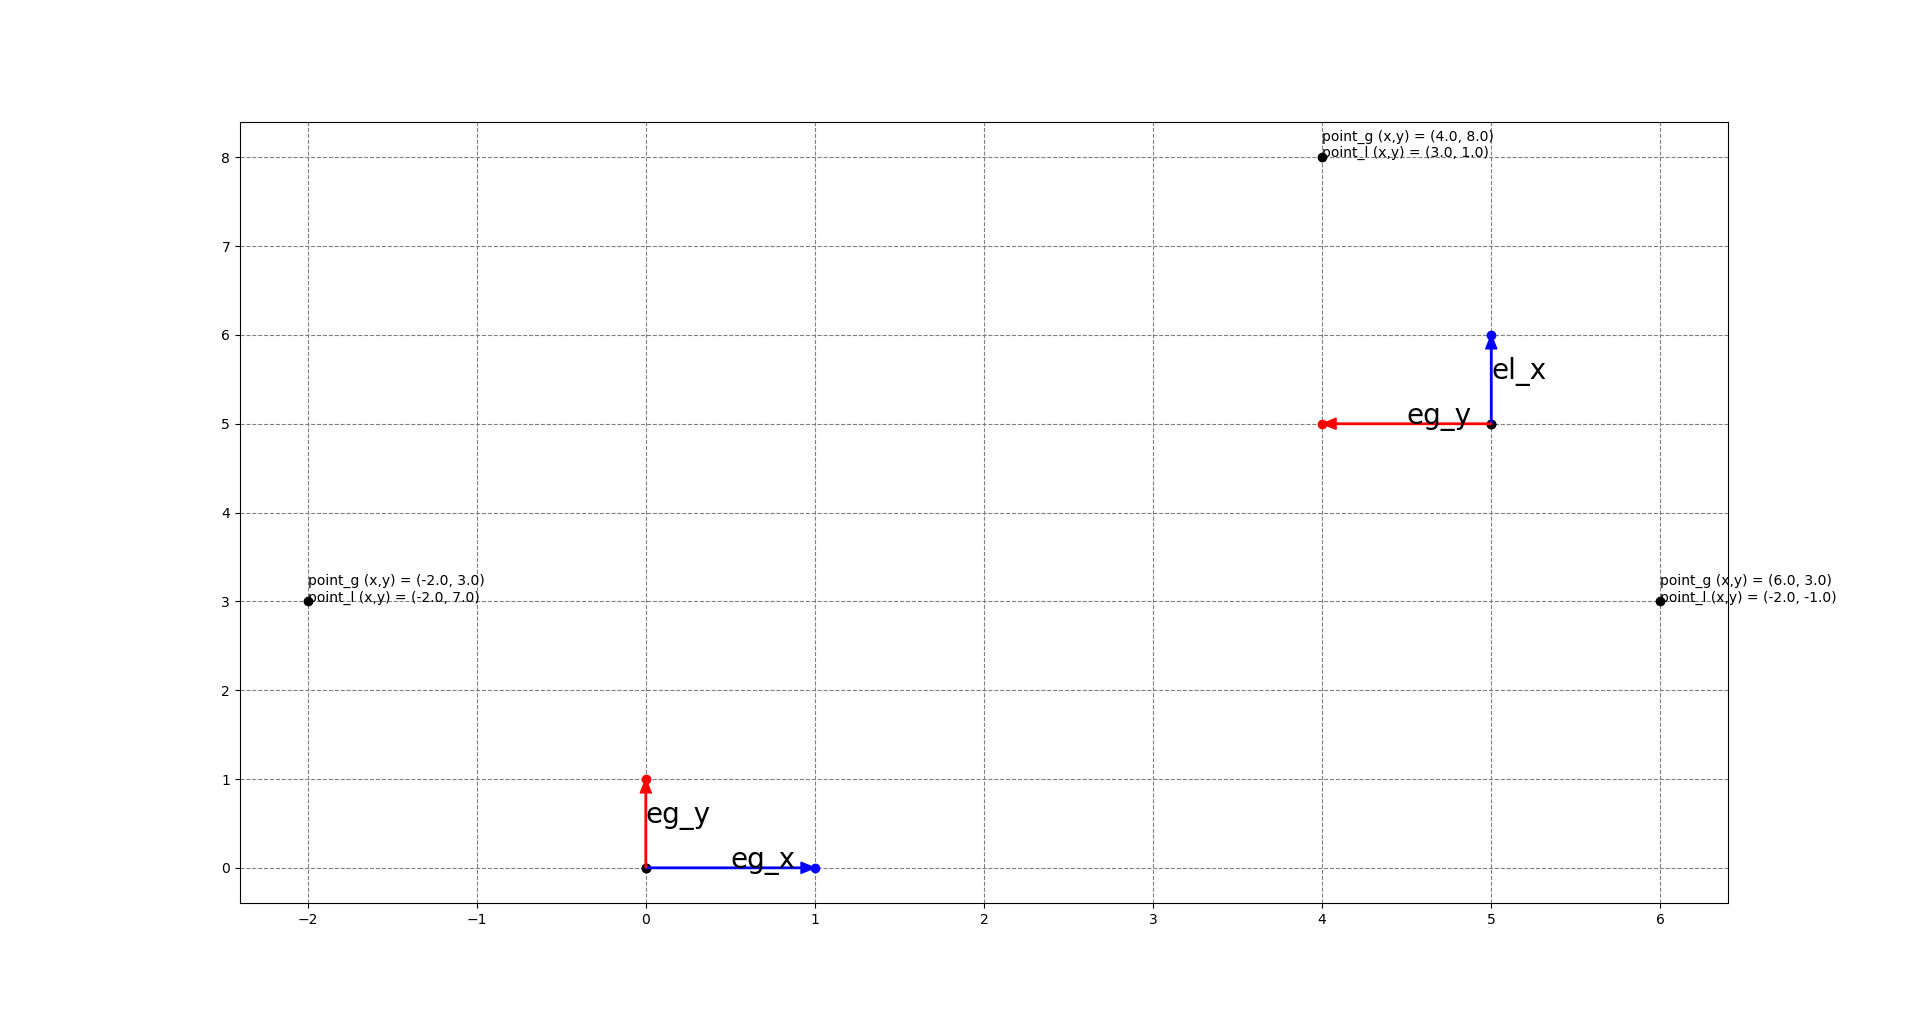

Generate this figure with Python:
import numpy as np
import matplotlib.pyplot as plt

# axis0
eg = np.array([[1, 0], [0, 1]])
g_origin = np.array([0, 0])
eg_x = {'start': g_origin,'end': [g_origin[0] + eg[0][0], g_origin[1] + eg[0][1]]}
eg_y = {'start': g_origin,'end': [g_origin[0] + eg[1][0], g_origin[1] + eg[1][1]]}

# axis1
theta = np.deg2rad(90)
Rot= np.array([[np.cos(theta), -np.sin(theta)],[np.sin(theta), np.cos(theta)]])
gl = np.dot(Rot, eg)
l_origin = np.array([5, 5])
el_x = {'start': l_origin,'end': [l_origin[0] + gl[0][0], l_origin[1] + gl[1][0]]}
el_y = {'start': l_origin,'end': [l_origin[0] + gl[0][1], l_origin[1] + gl[1][1]]}

# point_g
point_g = np.array([[-2, 4, 6], [3, 8, 3]])
print("point_g")
print(point_g)

# calc 
T = l_origin - g_origin
M = Rot
# point_l = np.dot(M.T, point_g)[:,0] - np.dot(M.T, T)
point_l_ = np.array( [np.dot(M.T, point_g)[:,0] - np.dot(M.T, T), np.dot(M.T, point_g)[:,1] - np.dot(M.T, T), np.dot(M.T, point_g)[:,2] - np.dot(M.T, T)])
print(point_l_)
print("point_l")
print(point_l_.T)
point_l = point_l_.T

fig_dpi = 100
fig_w_px = 1920
fig_h_px = 1080
fig = plt.figure( dpi=fig_dpi, figsize=(fig_w_px/fig_dpi, fig_h_px/fig_dpi))
ax1 = fig.add_subplot(1, 1, 1)

name1 = ""
# axis0
ax1.plot(*eg_x['start'], 'o', color="black")
ax1.plot(*eg_x['end'], 'o', color="blue")
ax1.annotate('', xy=eg_x['end'], xytext=eg_x['start'],
                arrowprops=dict(shrink=0, width=1, headwidth=8, 
                                headlength=10, connectionstyle='arc3',
                                facecolor='blue', edgecolor='blue'))

ax1.plot(*eg_y['start'], 'o', color="black")
ax1.plot(*eg_y['end'], 'o', color="red")
ax1.annotate('', xy=eg_y['end'], xytext=eg_y['start'],
                arrowprops=dict(shrink=0, width=1, headwidth=8, 
                                headlength=10, connectionstyle='arc3',
                                facecolor='red', edgecolor='red'))

p_show = ( eg_x['start'] + eg_x['end'] ) / 2
ax1.annotate('eg_x', xy=p_show, size=20)
p_show = ( eg_y['start'] + eg_y['end'] ) / 2
ax1.annotate('eg_y', xy=p_show, size=20)

# axis1
ax1.plot(*el_x['start'], 'o', color="black")
ax1.plot(*el_x['end'], 'o', color="blue")
ax1.annotate('', xy=el_x['end'], xytext=el_x['start'],
                arrowprops=dict(shrink=0, width=1, headwidth=8, 
                                headlength=10, connectionstyle='arc3',
                                facecolor='blue', edgecolor='blue'))

ax1.plot(*el_y['start'], 'o', color="black")
ax1.plot(*el_y['end'], 'o', color="red")
ax1.annotate('', xy=el_y['end'], xytext=el_y['start'],
                arrowprops=dict(shrink=0, width=1, headwidth=8, 
                                headlength=10, connectionstyle='arc3',
                                facecolor='red', edgecolor='red'))

p_show = ( el_x['start'] + el_x['end'] ) / 2
ax1.annotate('el_x', xy=p_show, size=20)
p_show = ( el_y['start'] + el_y['end'] ) / 2
ax1.annotate('eg_y', xy=p_show, size=20)

ax1.plot(point_g[0],point_g[1], 'o', color="black")
txt = "point_g (x,y) = ({:.1f}".format(point_g[0][0]) + ", {:.1f})".format(point_g[1][0]) \
+ "\n" + "point_l (x,y) = ({:.1f}".format(point_l[0][0]) + ", {:.1f})".format(point_l[1][0])
ax1.annotate(txt, xy=(point_g[0][0], point_g[1][0]), size=10)

txt = "point_g (x,y) = ({:.1f}".format(point_g[0][1]) + ", {:.1f})".format(point_g[1][1]) \
+ "\n" + "point_l (x,y) = ({:.1f}".format(point_l[0][1]) + ", {:.1f})".format(point_l[1][1])
ax1.annotate(txt, xy=(point_g[0][1], point_g[1][1]), size=10)

txt = "point_g (x,y) = ({:.1f}".format(point_g[0][2]) + ", {:.1f})".format(point_g[1][2]) \
+ "\n" + "point_l (x,y) = ({:.1f}".format(point_l[0][2]) + ", {:.1f})".format(point_l[1][2])
ax1.annotate(txt, xy=(point_g[0][2], point_g[1][2]), size=10)


# ax1.legend()
# ax1.set_xlim([p_obj_x-1, -p_obj_x+1])
ax1.grid(which = "both", color = "gray", linestyle="--")

plt.show()

csvName = "python_transformAxis"
fig.savefig(csvName + ".png")